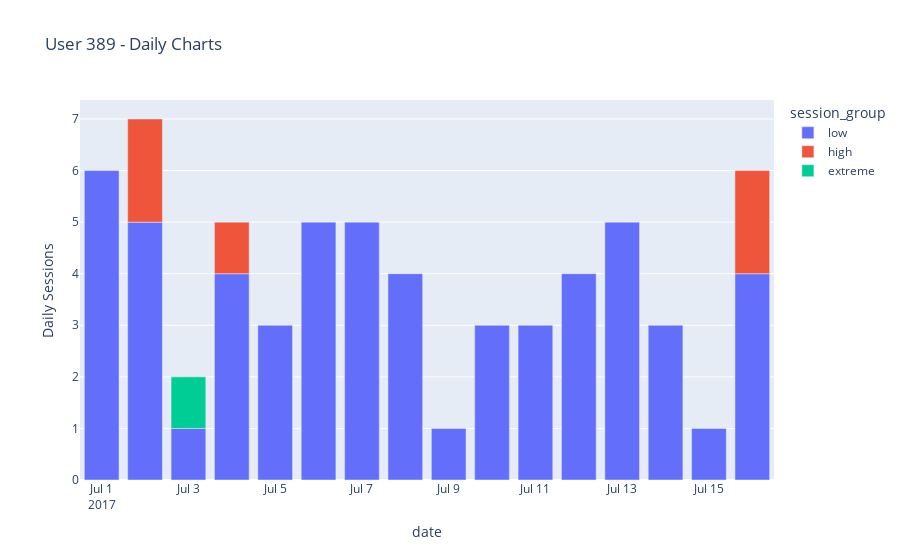

The notebook cell this image was saved under:
### Code cell
user = 389

bar_chart_daily_sessions_389 = df_session[df_session['user_id'] == user].groupby(['date', 'session_group'])['30min sessions'].count().reset_index(name='Daily Sessions')

import plotly.express as px

long_df = px.data.medals_long()

fig = px.bar(bar_chart_daily_sessions_389[10:30], x="date", y="Daily Sessions", color="session_group", title=f"User {user} - Daily Charts")
# fig.update_layout(barmode='relative')
fig.show()

### Figure 1 — Plotly figure (JSON) as saved in the notebook; plotly's stock layout.template omitted (floating-point values rounded to 4 significant figures)
{"data": [{"alignmentgroup": "True", "hovertemplate": "session_group=low<br>date=%{x}<br>Daily Sessions=%{y}<extra></extra>", "legendgroup": "low", "marker": {"color": "#636efa", "pattern": {"shape": ""}}, "name": "low", "offsetgroup": "low", "orientation": "v", "showlegend": true, "textposition": "auto", "type": "bar", "x": ["2017-07-01", "2017-07-02", "2017-07-03", "2017-07-04", "2017-07-05", "2017-07-06", "2017-07-07", "2017-07-08", "2017-07-09", "2017-07-10", "2017-07-11", "2017-07-12", "2017-07-13", "2017-07-14", "2017-07-15", "2017-07-16"], "xaxis": "x", "y": [6, 5, 1, 4, 3, 5, 5, 4, 1, 3, 3, 4, 5, 3, 1, 4], "yaxis": "y"}, {"alignmentgroup": "True", "hovertemplate": "session_group=high<br>date=%{x}<br>Daily Sessions=%{y}<extra></extra>", "legendgroup": "high", "marker": {"color": "#EF553B", "pattern": {"shape": ""}}, "name": "high", "offsetgroup": "high", "orientation": "v", "showlegend": true, "textposition": "auto", "type": "bar", "x": ["2017-07-02", "2017-07-04", "2017-07-16"], "xaxis": "x", "y": [2, 1, 2], "yaxis": "y"}, {"alignmentgroup": "True", "hovertemplate": "session_group=extreme<br>date=%{x}<br>Daily Sessions=%{y}<extra></extra>", "legendgroup": "extreme", "marker": {"color": "#00cc96", "pattern": {"shape": ""}}, "name": "extreme", "offsetgroup": "extreme", "orientation": "v", "showlegend": true, "textposition": "auto", "type": "bar", "x": ["2017-07-03"], "xaxis": "x", "y": [1], "yaxis": "y"}], "layout": {"barmode": "relative", "legend": {"title": {"text": "session_group"}, "tracegroupgap": 0}, "title": {"text": "User 389 - Daily Charts"}, "xaxis": {"anchor": "y", "domain": [0, 1], "title": {"text": "date"}}, "yaxis": {"anchor": "x", "domain": [0, 1], "title": {"text": "Daily Sessions"}}}}
